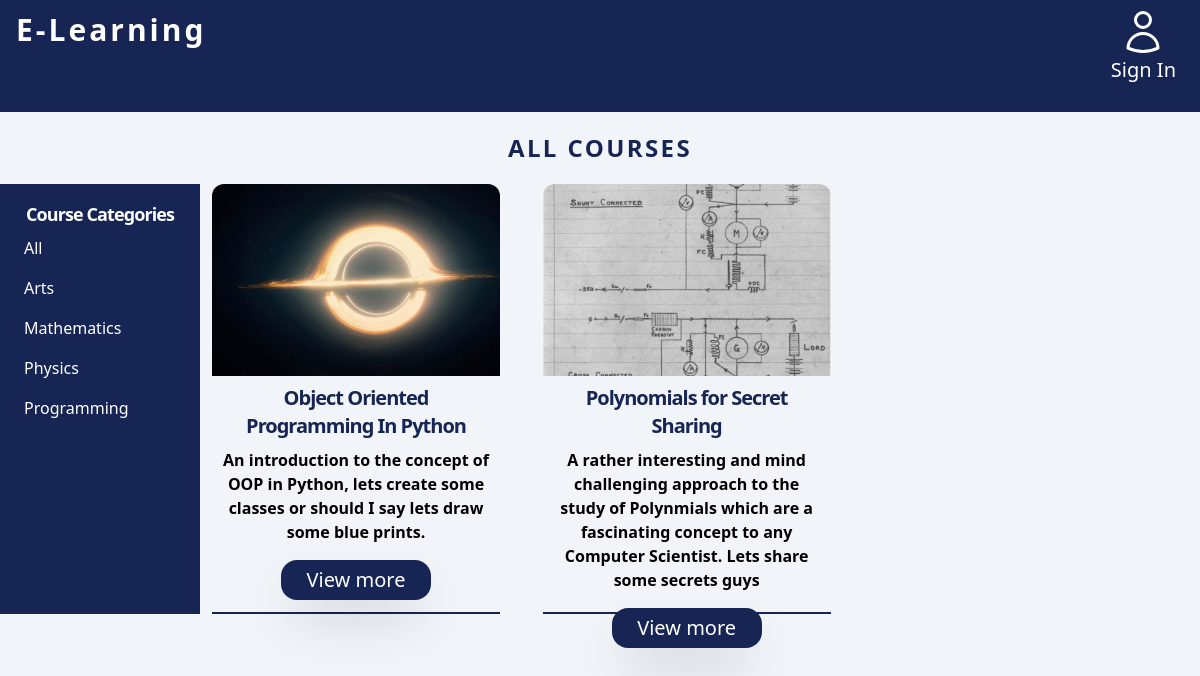
The page /learn/ on the database as committed earlier.
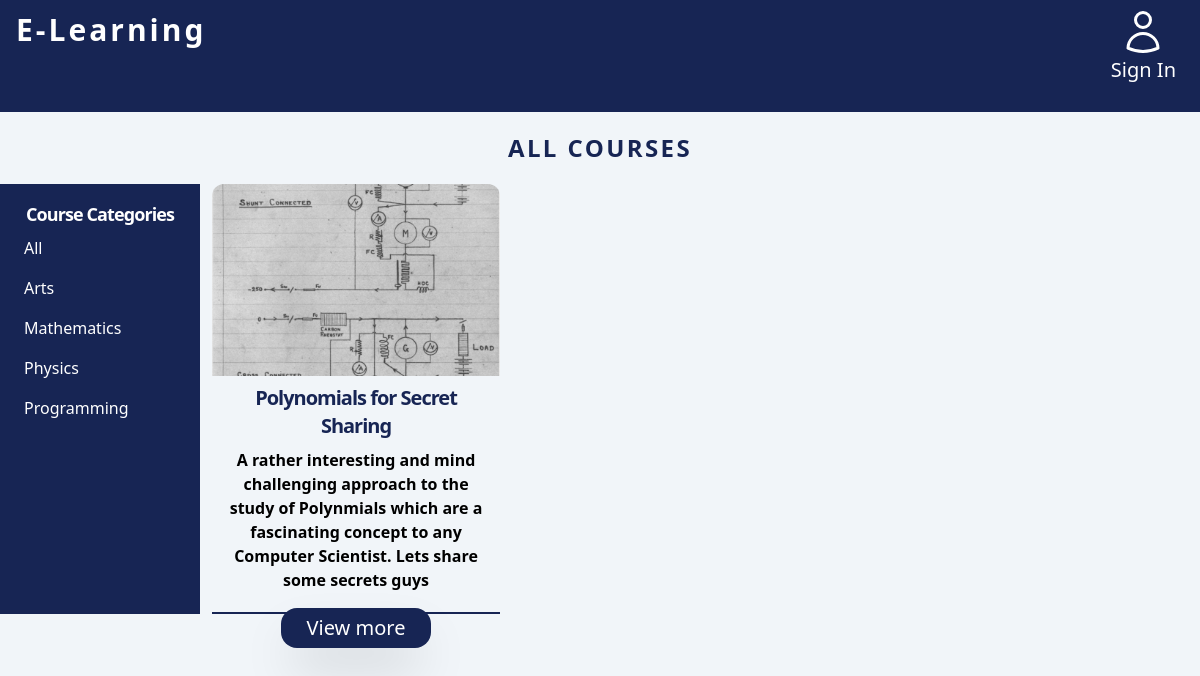
The same page on the database as committed later.
### courses/models.py (models this page shows, shortened)
class Subject(models.Model):
    title = models.CharField(max_length=200)
    slug = models.SlugField(max_length=200, unique=True)
    class Meta:
        ordering = ['title']

class Course(models.Model):
    owner = models.ForeignKey(User,
                            related_name='courses_created',
                            on_delete=models.CASCADE)
    subject = models.ForeignKey(Subject,
                                related_name='courses',
                                on_delete=models.CASCADE)
    students = models.ManyToManyField(User, related_name='courses_joined', blank=True)
    title = models.CharField(max_length=200)
    slug = models.SlugField(max_length=200, unique=True)
    overview = models.TextField()
    created = models.DateTimeField(auto_now_add=True)
    image = models.FileField(upload_to='images', default='default.jpeg')
    class Meta:
        ordering = ['-created']

### courses/views.py (the view)
# urls.py: path('learn/', homepage, name='course_list'),
def homepage(request):
    courses = Course.objects.all()
    subjects = Subject.objects.all()
    return render(request=request, template_name='courses/course/list.html', context={'courses':courses, 'subjects':subjects})

### courses/templates/courses/course/list.html (shortened to what this page needs)
{% extends "base.html" %}
{% block content %}
  <h1>
    {% if subject %}
      <div class="text-2xl leading-10 tracking-widest uppercase w-full text-center mb-4 text-blue-950 font-extrabold">
        {{ subject.title }} COURSES
      </div>
    {% else %}
    <div class="text-2xl leading-10 tracking-widest uppercase w-full text-center mb-4 text-blue-950 font-extrabold">
      ALL COURSES
    </div>
    {% endif %}
  </h1>
  <div class="flex">
    <div class="bg-blue-950 md:w-1/6 p-4 hidden lg:block md:block">
        <p class="text-lg tracking-tighter font-bold text-white w-full text-center">Course Categories</p>
        <div class="flex flex-col">
          <a href="{% url "course_list" %}" class="text-white w-full p-2 hover:bg-blue-900" {% if not subject %}class="selected"{% endif %}>All</a>
          {% for s in subjects %}
            <a href="{% url "course_list_subject" s.slug %}" class="p-2 text-white hover:bg-blue-900" {% if subject == s %}class="selected"{% endif %}>
              {{ s.title }}
            </a>
          {% endfor %}
        </div>
    </div>
    <div class="md:grid lg:grid-cols-3 md:grid-cols-2 md:gap-4 flex flex-col items-center px-3 md:w-5/6 w-full">
      {% if courses %}
      {% for course in courses %}
      {% with subject=course.subject %}
      <div class="w-72 h-[430px] bg-slate-100 border-b-2 border-blue-950 hover:shadow-2xl mb-6 md:mb-0">
        <div class="aspect-w-3 aspect-h-2">
            <div style="background-image: url({{ course.image.url }});" class="bg-cover bg-center rounded-t-xl"></div>
        </div>
        <div class="w-full p-2 flex flex-col items-center">
            <div class="text-xl font-bold text-blue-950 tracking-tighter text-center">{{ course.title }}</div>
            <div class="font-semibold text-center mt-2">{{ course.overview }}</div>
            <a href="{% url "course_detail" course.slug %}" class="bg-blue-950 hover:bg-blue-900 w-[150px] h-10 rounded-2xl text-xl  text-white shadow-2xl flex items-center justify-center mb-4 mt-4">View more</a>
        </div>
      </div>
      {% endwith %}
      {% endfor %}
      {% else %}
        <div class="flex w-full col-span-3 items-center justify-center h-[430px]">
          <p class="text-sm md:text-xl lg:text-2xl text-blue-950 italic font-semibold">There are no courses for this category 'currently'!</p>
        </div>
      {% endif %}
    </div>
</div>
{% endblock %}

### theme/templates/base.html (shortened to what this page needs)
{% load static tailwind_tags %}
<!DOCTYPE html>
<html lang="en">
	<head>
		{% tailwind_css %}
	</head>
    <body class="bg-slate-100">
        <div class="px-4 h-28 flex  bg-blue-950 mb-4 justify-between">
            <p class="text-3xl text-white font-bold leading-loose tracking-widest">E-Learning</p>
            <ul class="text-white flex flex-col items-center m-2">
                {% if request.user.is_authenticated %}
                <form action="{% url 'logout' %}" method="post">
                    {% csrf_token %}
                    <button type="submit" class="text-xl">
                        <div class="flex justify-center">
                            <svg xmlns="http://www.w3.org/2000/svg" fill="none" viewBox="0 0 24 24" stroke-width="1.5" stroke="currentColor" class="w-12 h-12 rounded-full">
                            <path stroke-linecap="round" stroke-linejoin="round" d="M15.75 6a3.75 3.75 0 1 1-7.5 0 3.75 3.75 0 0 1 7.5 0ZM4.501 20.118a7.5 7.5 0 0 1 14.998 0A17.933 17.933 0 0 1 12 21.75c-2.676 0-5.216-.584-7.499-1.632Z" />
                            </svg>
                        </div>
                            <p>Sign Out</p>
                    </button>
                </form>
                {% else %}
                <li><a href="{% url 'login' %}" class="text-xl">
                    <div class="flex justify-center">
                    </div>
                    <p>Sign In</p>
                </a></li>
                {% endif %}
            </ul>
        </div>
        {% block content %}
        {% endblock content %}
    </body>
</html>

Rows that differ between the two databases and show on the page:
removed Course: image (picture), title "Object Oriented Programming In Python", overview "An introduction to the concept of OOP in Python, lets create some classes or should I say lets draw some blue prints."
